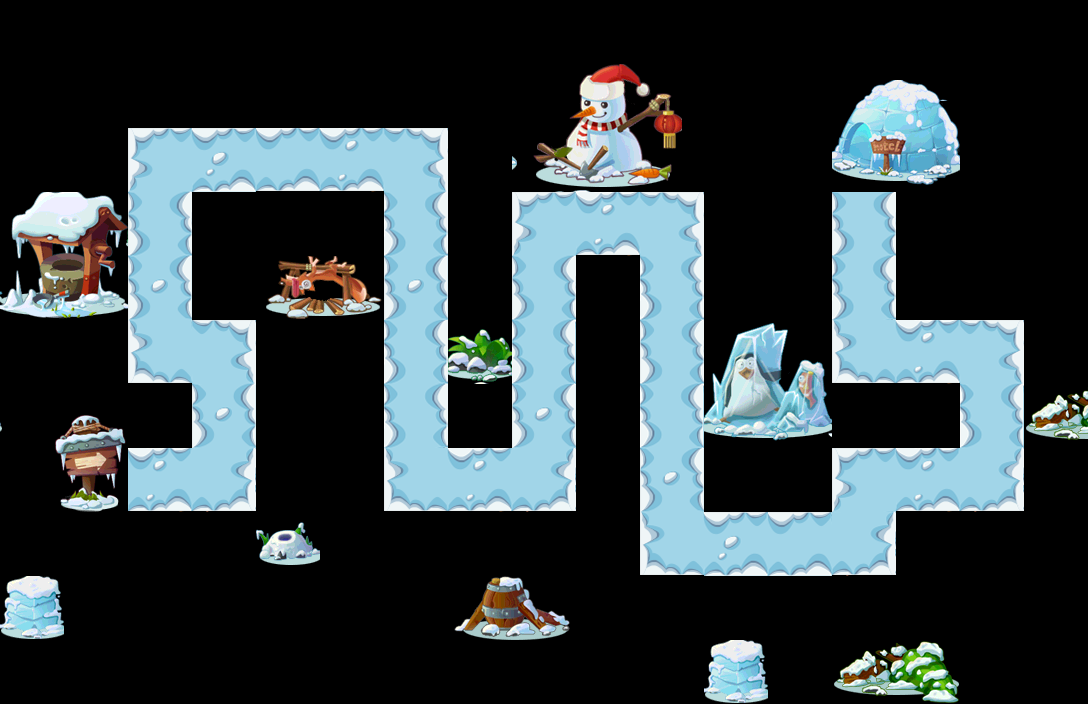

Tiled map render using the project's own tile images. Description and the map definition, with tile-layer contents summarised, below:
An orthogonal 17x11 tile map with 64x64 px tiles, 1 tile layer (Layer1) and 16 objects.

<map version="1.0" orientation="orthogonal" renderorder="right-down" width="17" height="11" tilewidth="64" tileheight="64" nextobjectid="18">
 <tileset firstgid="1" name="Map_01" tilewidth="64" tileheight="64" tilecount="70">
  <image source="Map_01.png" width="640" height="448" />
  <tile id="69">
   <properties>
    <property name="canBuild" value="1" />
   </properties>
  </tile>
 </tileset>
 <layer name="Layer1" width="17" height="11">
  <data>[187 cells, 116 non-empty, 44 distinct tile ids]</data>
 </layer>
 <objectgroup name="Obj1">
  <object id="1" x="167" y="477" />
  <object id="2" x="223" y="477" />
  <object id="3" x="218" y="355" />
  <object id="4" x="156" y="355" />
  <object id="5" x="164" y="166" />
  <object id="6" x="409" y="166" />
  <object id="7" x="413" y="479" />
  <object id="8" x="533" y="474" />
  <object id="9" x="536" y="222" />
  <object id="10" x="672" y="220" />
  <object id="11" x="675" y="548" />
  <object id="12" x="862" y="541" />
  <object id="13" x="863" y="470" />
  <object id="14" x="985" y="474" />
  <object id="15" x="994" y="367" />
  <object id="16" x="853" y="358" />
 </objectgroup>
</map>